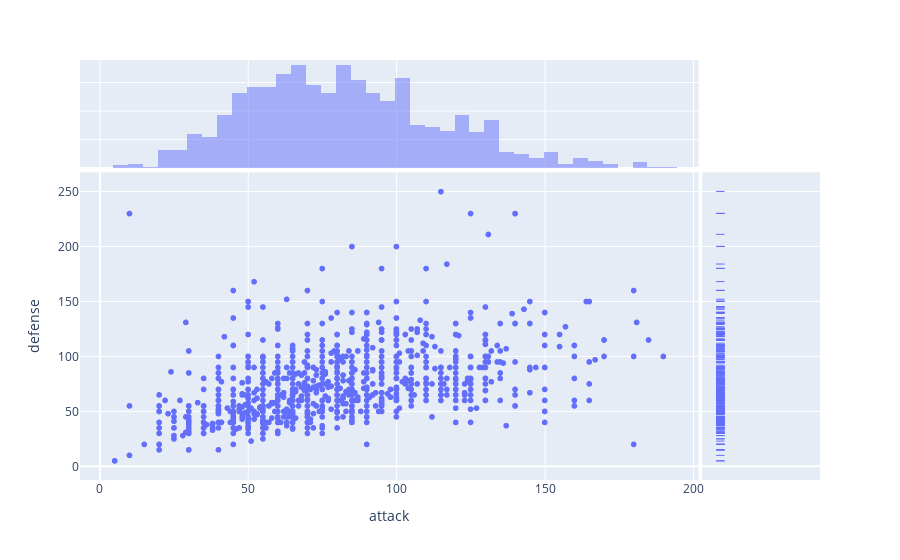

The notebook cell saved with this chart:
### Code cell
px.scatter(pokemon_df, x='attack', y='defense', marginal_x='histogram', marginal_y='rug')

### Figure 1 — Plotly figure (JSON) as saved in the notebook; plotly's stock layout.template omitted (floating-point values rounded to 4 significant figures; data arrays with more than 128 entries replaced by an {"elided": "..."} marker saying what was removed)
{"data": [{"hovertemplate": "attack=%{x}<br>defense=%{y}<extra></extra>", "legendgroup": "", "marker": {"color": "#636efa", "symbol": "circle"}, "mode": "markers", "name": "", "showlegend": false, "type": "scattergl", "x": {"elided": "1072 int values"}, "xaxis": "x", "y": {"elided": "1072 int values"}, "yaxis": "y"}, {"bingroup": "x", "hovertemplate": "attack=%{x}<br>count=%{y}<extra></extra>", "legendgroup": "", "marker": {"color": "#636efa"}, "name": "", "opacity": 0.5, "showlegend": false, "type": "histogram", "x": {"elided": "1072 int values"}, "xaxis": "x3", "yaxis": "y3"}, {"boxpoints": "all", "fillcolor": "rgba(255,255,255,0)", "hoveron": "points", "hovertemplate": "defense=%{y}<extra></extra>", "jitter": 0, "legendgroup": "", "line": {"color": "rgba(255,255,255,0)"}, "marker": {"color": "#636efa", "symbol": "line-ew-open"}, "name": "", "showlegend": false, "type": "box", "xaxis": "x2", "y": {"elided": "1072 int values"}, "yaxis": "y2"}], "layout": {"barmode": "overlay", "legend": {"tracegroupgap": 0}, "margin": {"t": 60}, "xaxis": {"anchor": "y", "domain": [0, 0.8358], "title": {"text": "attack"}}, "xaxis2": {"anchor": "y2", "domain": [0.8408, 1], "matches": "x2", "showgrid": false, "showline": false, "showticklabels": false, "ticks": ""}, "xaxis3": {"anchor": "y3", "domain": [0, 0.8358], "matches": "x", "showgrid": true, "showticklabels": false}, "xaxis4": {"anchor": "y4", "domain": [0.8408, 1], "matches": "x2", "showgrid": false, "showline": false, "showticklabels": false, "ticks": ""}, "yaxis": {"anchor": "x", "domain": [0, 0.7326], "title": {"text": "defense"}}, "yaxis2": {"anchor": "x2", "domain": [0, 0.7326], "matches": "y", "showgrid": true, "showticklabels": false}, "yaxis3": {"anchor": "x3", "domain": [0.7426, 1], "matches": "y3", "showgrid": true, "showline": false, "showticklabels": false, "ticks": ""}, "yaxis4": {"anchor": "x4", "domain": [0.7426, 1], "matches": "y3", "showgrid": true, "showline": false, "showticklabels": false, "ticks": ""}}}
